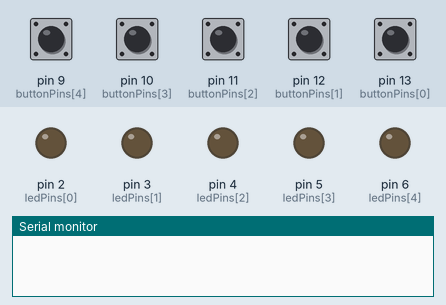
Simulated run of this program. Board: Arduino Uno, built with avr-gcc and run on an emulated ATmega328P. Shown: output pins drawn as LEDs (lit = HIGH), the last lines printed to the serial monitor. The test bench sets the inputs (shaded band); at power-on: pin 9 (buttonPins[4]), pin 10 (buttonPins[3]), pin 11 (buttonPins[2]), pin 12 (buttonPins[1]), pin 13 (buttonPins[0]) HIGH.

Above: at 1.2 s.
1.3 s: pin 9 (buttonPins[4]) pulled LOW for 0.15 s
At 1.37 s:
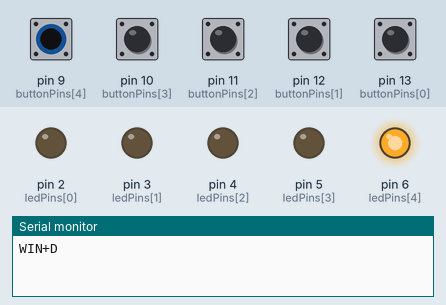
2.9 s: pin 10 (buttonPins[3]) pulled LOW for 0.15 s
At 2.97 s:
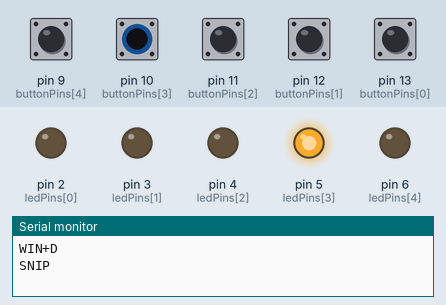
4.5 s: pin 11 (buttonPins[2]) pulled LOW for 0.15 s
At 4.57 s:
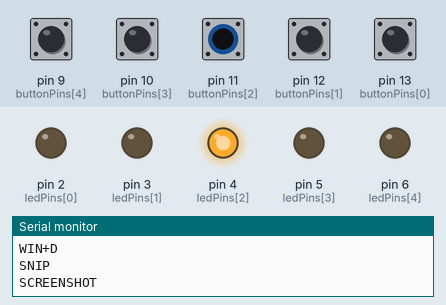
6.1 s: pin 12 (buttonPins[1]) pulled LOW for 0.15 s
At 6.17 s:
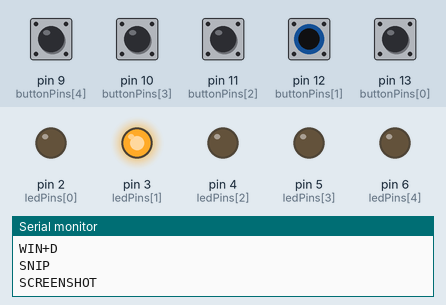
7.7 s: pin 13 (buttonPins[0]) pulled LOW for 0.15 s
At 7.77 s:
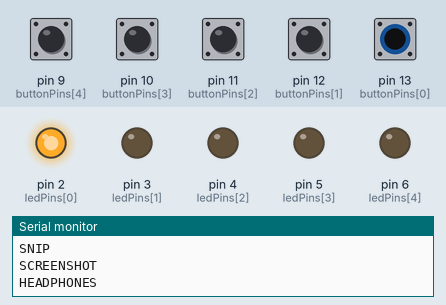
9.3 s: pin 9 (buttonPins[4]) driven LOW and pin 10 (buttonPins[3]) driven LOW
At 10.2 s:
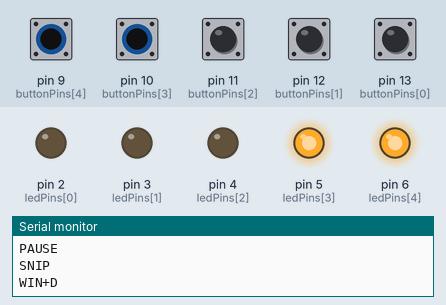
Timing chart, 0 to 11.8 s (numbered marks = the images above; inputs shaded):
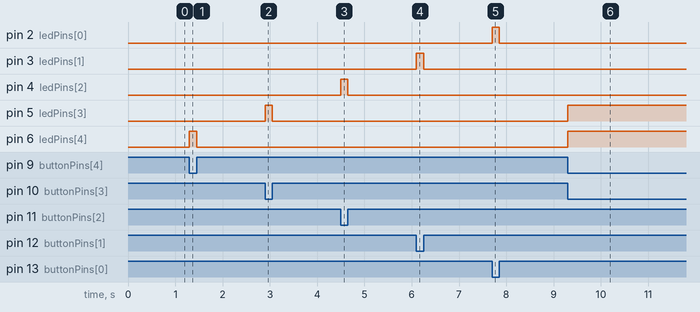

Measured:
- after the input at 1.3 s, pin 6 (ledPins[4]): LOW → HIGH at once, → LOW 0.15 s later
- after the input at 2.9 s, pin 5 (ledPins[3]): LOW → HIGH at once, → LOW 0.15 s later
- after the input at 4.5 s, pin 4 (ledPins[2]): LOW → HIGH at once, → LOW 0.15 s later
- after the input at 6.1 s, pin 3 (ledPins[1]): LOW → HIGH at once, → LOW 0.15 s later
- after the input at 7.7 s, pin 2 (ledPins[0]): LOW → HIGH at once, → LOW 0.15 s later
- after the input at 9.3 s, pin 5 (ledPins[3]), pin 6 (ledPins[4]): LOW → HIGH at once

The program:

main.cpp
```cpp
#include <Arduino.h>


//          Relative Pins
const int buttonPins[] = {13, 12, 11, 10, 9};
const int ledPins[] = {2, 3, 4, 5, 6};

//          Buttons States
bool lastButtonState[] = {HIGH, HIGH, HIGH, HIGH, HIGH};

//          Action Display Array
const char* buttonActions[] = {
    "",
    "",
    "SCREENSHOT",
    "SNIP",
    "WIN+D"
};

 //         Multiclick and Debouncing
int clickCount[] = {0, 0, 0, 0, 0};
unsigned long lastClickTime[] = {0, 0, 0, 0, 0};
const unsigned long clickDelay = 400;

//          Debouncing
bool stableButtonState[] = {HIGH, HIGH, HIGH, HIGH, HIGH};
bool lastReading[] = {HIGH, HIGH, HIGH, HIGH, HIGH};

unsigned long lastDebounceTime[] = {0, 0, 0, 0, 0};
const unsigned long debounceDelay = 30;


void setup()
{
    Serial.begin(9600);

    for (int i = 0; i < 5; i++)
    {
        pinMode(buttonPins[i], INPUT_PULLUP);
        pinMode(ledPins[i], OUTPUT);
    }
}


bool getDebouncedState(int i)
{
    bool reading = digitalRead(buttonPins[i]);

    if (reading != lastReading[i])
    {
        lastDebounceTime[i] = millis();
    }

    {
        stableButtonState[i] = reading;
    }

    lastReading[i] = reading;

    return stableButtonState[i];
}


void loop()
{
//          Handles for button 0 and 1 multi-clicks

    for (int i = 0; i < 2; i++)
    {

            bool state = getDebouncedState(i);


        if (lastButtonState[i] == HIGH && state == LOW)
        {
            digitalWrite(ledPins[i], HIGH);

            if (millis() - lastClickTime[i] <= clickDelay)
                clickCount[i]++;
            else
                clickCount[i] = 1;

            lastClickTime[i] = millis();
        }

        if (lastButtonState[i] == LOW && state == HIGH)
        {
            digitalWrite(ledPins[i], LOW);
        }

        lastButtonState[i] = state;

        // Send command once the click window has expired

        if (clickCount[i] > 0 && millis() - lastClickTime[i] > clickDelay)
        {
            switch (clickCount[i])
            {
                case 1:
                    Serial.println(i == 0 ? "PAUSE" : "HEADPHONES");
                    break;

                case 2:
                    Serial.println(i == 0 ? "SKIP" : "SPEAKERS");
                    break;

                case 3:
                    Serial.println(i == 0 ? "PREVIOUS" : "N/A");
                    break;
            }

            clickCount[i] = 0;
        }
    }


//          Buttons 2-4

    for (int i = 2; i < 5; i++)
    {
        bool state = getDebouncedState(i);

        if (lastButtonState[i] == HIGH && state == LOW)
        {
            digitalWrite(ledPins[i], HIGH);
            Serial.println(buttonActions[i]);
        }

        if (lastButtonState[i] == LOW && state == HIGH)
        {
            digitalWrite(ledPins[i], LOW);
        }

        lastButtonState[i] = state;
    }
}
```
